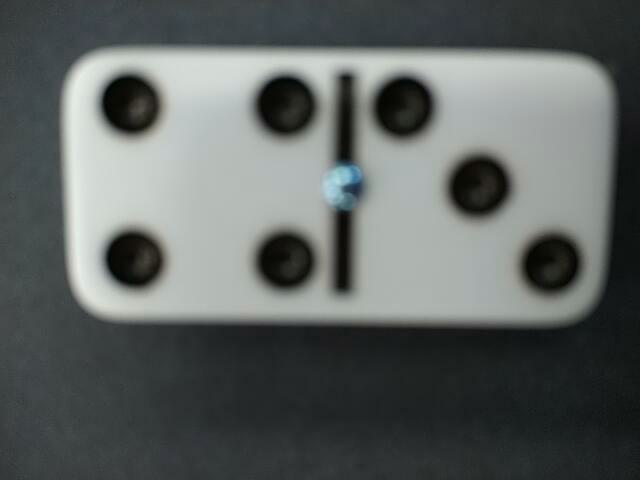
#> input picture Proyecto 1er Parcial/foto.jpg, 640 x 480 px
$ python Procesamiento.py
#> lines starting #> are read from the running program, lines starting #| are printed output that depends on the picture; after the words box and inside, x2 and y2 are one past the last pixel; in counts of white or black regions, pixels touching at a corner belong together
# -*- coding: utf-8 -*-
"""
Created on Thu Mar  9 21:07:22 2023

@author: ASUS
"""
#Funciones a usar
#------------------------------------------------
def corte(graf1,graf2):
    cortarC = []
    cortarF = []
    umbral = 0;
    for i in range(len(graf1)-1):
        if (graf1[i] == 0 and graf1[i+1] != 0 and graf1[i+1] > umbral) or (graf1[i + 1] == 0 and graf1[i] != 0 and graf1[i] > umbral):
            cortarC.append(i)
    for i in range(len(graf2)-1):
        if (graf2[i] == 0 and graf2[i+1] != 0) or (graf2[i + 1] == 0 and graf2[i] != 0):
            cortarF.append(i)
    return cortarC,cortarF

def Obj(corteC,corteF,ima):
    objetos = []
    umbral = 20
    for c in range(0,len(corteC),2):
        for f in range(0,len(corteF),2):
            if (corteF[f+1] - corteF[f] > umbral) and (corteC[c+1] - corteC[c] > umbral):
                objetos.append(ima[corteF[f]:corteF[f+1],corteC[c]:corteC[c+1]])
    return objetos

def divficha(ima):
    if ima.shape[0] > ima.shape[1]:
        corte = round(ima.shape[0]/2)
        ficha = [ima[:corte,:],ima[corte:,:]]
    else:
        corte = round(ima.shape[1]/2)
        ficha = [ima[:,:corte],ima[:,corte:]]
    return ficha

def filtro(ficha):
    filt1_1 = morphology.binary_dilation(ficha[0])
    filt1_2 = morphology.binary_dilation(ficha[1])
    filt1_1 = morphology.binary_erosion(filt1_1)
    filt1_2 = morphology.binary_erosion(filt1_2)
    io.imsave("filt1.jpg",filt1_1)
    io.imsave("filt2.jpg",filt1_2)
    return filt1_1,filt1_2

def circulos():
    img1 = cv.imread("filt1.jpg")
    img2 = cv.imread("filt2.jpg")
    img1 = cv.medianBlur(img1, 3)
    img2 = cv.medianBlur(img2, 3)
    img1 = cv.GaussianBlur(img1, (5, 5), 0)
    img2 = cv.GaussianBlur(img2, (5, 5), 0)
    gray_img1 = cv.cvtColor(img1, cv.COLOR_BGR2GRAY)
    gray_img2 = cv.cvtColor(img2, cv.COLOR_BGR2GRAY)
    circles1 = cv.HoughCircles(gray_img1, cv.HOUGH_GRADIENT, 0.000001, 10,param1=70, param2=30, minRadius=0, maxRadius=0)
    circles2 = cv.HoughCircles(gray_img2, cv.HOUGH_GRADIENT, 0.000001, 10,param1=70, param2=30, minRadius=0, maxRadius=0)
    if circles1 is None:
        circles1 = circles1
    else:
        circles1 = np.uint16(np.around(circles1))
    if circles2 is None:
        circles2 = circles2
    else:
        circles2 = np.uint16(np.around(circles2))
    return circles1,circles2,gray_img1,gray_img2

def Ratificar(circulos):
    if circulos is None:
        return circulos
    else:
        circs = circulos[0,:]
        for i in range(circs.shape[0]):
            if circs[i][2] >= 80 and circs[i][2]:
                np.delete(circs, i)
    return circs

def contar(c1,c2,fichas):
    if (c2 is None and c1 is None):
        fichas.append([0,0])
    elif c2 is None and len(c1) != 0:
        fichas.append([c1.shape[0],0])
    elif c1 is None and  len(c2) != 0:
        fichas.append([0,c2.shape[0]])
    else:
        fichas.append([c1.shape[0],c2.shape[0]])
    return fichas
#------------------------------------------------

#Procesamiento de toda nuestra imagen
#------------------------------------------------
import cv2 as cv
from skimage import io,color,morphology
import matplotlib.pyplot as plt
import numpy as np
#------------------------------------------------
plt.close("all")
fichas = io.imread("foto.jpg")
#> fichas is the input picture: shape (480, 640, 3); mean R, G, B 94.4, 99.5, 98
# plt.figure()
# plt.imshow(fichas)
fic_gris = color.rgb2gray(fichas)
plt.figure()
plt.imshow(fic_gris,cmap='gray')
#------------------------------------------------

fic_binario = (fic_gris > 0.34).astype(np.int16)
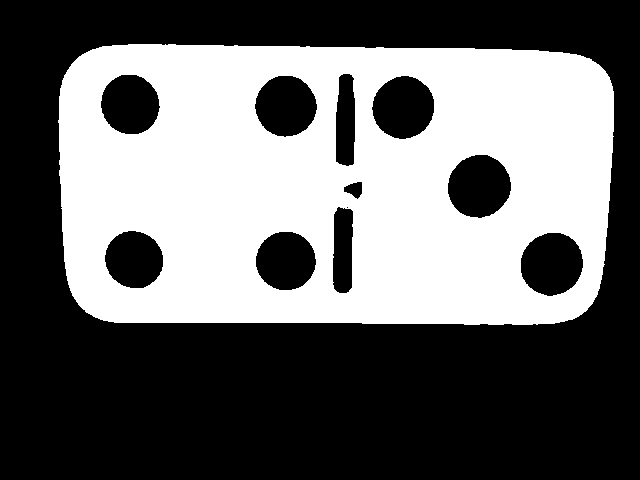
#> fic_binario: shape (480, 640) int16; values 0 (black) and 1 (white), 40.9% white; 1 white region, box (x1, y1, x2, y2) and area: (58, 44, 614, 325) 125610
plt.figure()
plt.imshow(fic_binario,cmap='gray')

# fs = filters.sobel(fic_binario)
# plt.figure()
# plt.imshow(fs,cmap='gray')

sumC = np.sum(fic_binario,axis=0)
#> sumC = 640 values, max 279 at index 165, min 0 at index 0, mean 196.3
plt.figure()
plt.plot(sumC)

sumF = np.sum(fic_binario,axis=1)
#> sumF = 480 values, max 541 at index 73, min 0 at index 0, mean 261.7
plt.figure(7)
plt.plot(sumF)


corteC,corteF = corte(sumC,sumF)
#> after the loop in corte, `for i in range(len(graf1)-1):`: cortarC = [57, 613]
#> after the loop in corte, `for i in range(len(graf2)-1):`: cortarF = [43, 324]
#> corteC = [57, 613]; corteF = [43, 324]
ficha_sep = Obj(corteC,corteF,fic_binario)
#> the loop in Obj, `for c in range(0,len(corteC),2):` made 1 pass
#> after the loop in Obj, `for c in range(0,len(corteC),2):`: objetos = 1 item
#> ficha_sep = 1 item
fichas= []
for i in ficha_sep:
    fic = divficha(i)
#> fic = 2 items
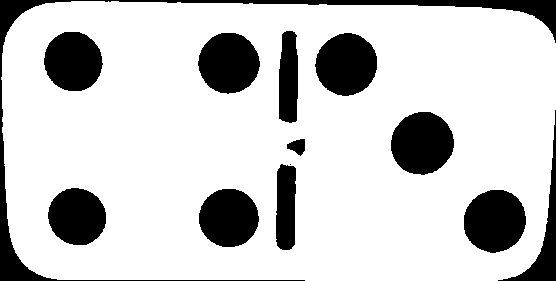
#> i: shape (281, 556) int16; values 0 (black) and 1 (white), 80.3% white; 13 black regions (1 under 20 px), largest, box (x1, y1, x2, y2) and area: (0, 0, 556, 281) 5648, (391, 112, 454, 175) 3076, (464, 190, 526, 253) 3062
    [filt1,filt2] = filtro(fic)
#> in filtro, `filt1_1 = morphology.binary_dilation(ficha[0])`: filt1_1: shape (281, 278) bool; 83.4% white; 12 black regions (4 under 20 px), largest, box (x1, y1, x2, y2) and area: (199, 34, 259, 93) 2732, (200, 190, 258, 246) 2577, (45, 33, 102, 90) 2560
#> in filtro, `filt1_2 = morphology.binary_dilation(ficha[1])`: filt1_2: shape (281, 278) bool; 81% white; 8 black regions, largest, box (x1, y1, x2, y2) and area: (114, 113, 175, 174) 2902, (187, 191, 247, 252) 2885, (38, 34, 98, 95) 2832
#> in filtro, `filt1_1 = morphology.binary_erosion(filt1_1)`:
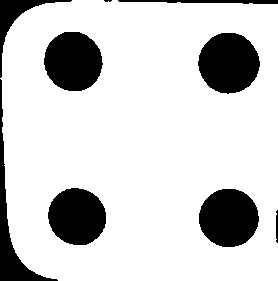
#> filt1_1: shape (281, 278) bool; 81.8% white; 9 black regions (1 under 20 px), largest, box (x1, y1, x2, y2) and area: (198, 33, 260, 94) 2902, (199, 189, 259, 247) 2741, (44, 32, 103, 91) 2725
#> in filtro, `filt1_2 = morphology.binary_erosion(filt1_2)`:
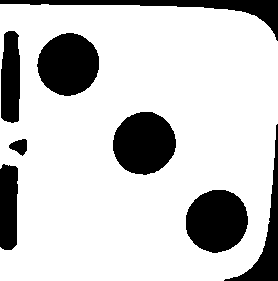
#> filt1_2: shape (281, 278) bool; 79.3% white; 8 black regions, largest, box (x1, y1, x2, y2) and area: (113, 112, 176, 175) 3076, (186, 190, 248, 253) 3061, (37, 33, 99, 96) 3005
    [c1,c2,img1,img2] = circulos()
#> in circulos, `img1 = cv.GaussianBlur(img1, (5, 5), 0)`:
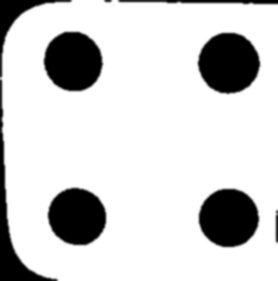
#> img1: shape (281, 278, 3); min 0, max 255, mean 208.7
#> in circulos, `img2 = cv.GaussianBlur(img2, (5, 5), 0)`:
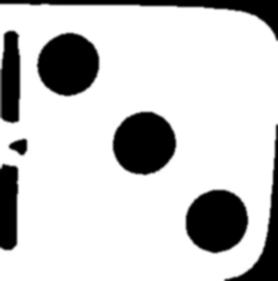
#> img2: shape (281, 278, 3); min 0, max 255, mean 202.2
#> in circulos, `circles1 = cv.HoughCircles(gray_img1, cv.HOUGH_GRADIENT, 0.000001, 10,..`: circles1 = [[73.5, 60.5, 29.5], [228.5, 61.5, 30.7], [78.5, 217.5, 27.3], [227.5, 216.5, 30.1]]
#> in circulos, `circles2 = cv.HoughCircles(gray_img2, cv.HOUGH_GRADIENT, 0.000001, 10,..`: circles2 = [[67.5, 63.5, 30.7], [143.5, 143.5, 31.4], [217.5, 219.5, 30.1]]
#> in circulos, `circles1 = np.uint16(np.around(circles1))`: circles1 = [[74, 60, 30], [228, 62, 31], [78, 218, 27], [228, 216, 30]]
#> in circulos, `circles2 = np.uint16(np.around(circles2))`: circles2 = [[68, 64, 31], [144, 144, 31], [218, 220, 30]]
#> c1 has the same summary as circles1 in circulos; c2 = [[68, 64, 31], [144, 144, 31], [218, 220, 30]]
    c1 = Ratificar(c1)
#> in Ratificar, `circs = circulos[0,:]`: circs has the same summary as circles1 in circulos
    c2 = Ratificar(c2)
    # [4 lines of commented-out code are left out]
    fichas = contar(c1,c2,fichas)
#> fichas = [[4, 3]]
#-----------------------------------------------
#> figure, not shown here; curve peaks at x = 165, y = 279
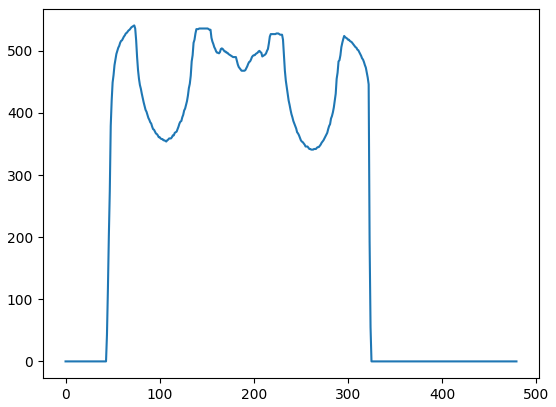
#> figure drawn by matplotlib, 1 panel; curve peaks at x = 73, y = 541

$ run again, with Proyecto 1er Parcial/domino1.jpg copied over Proyecto 1er Parcial/foto.jpg
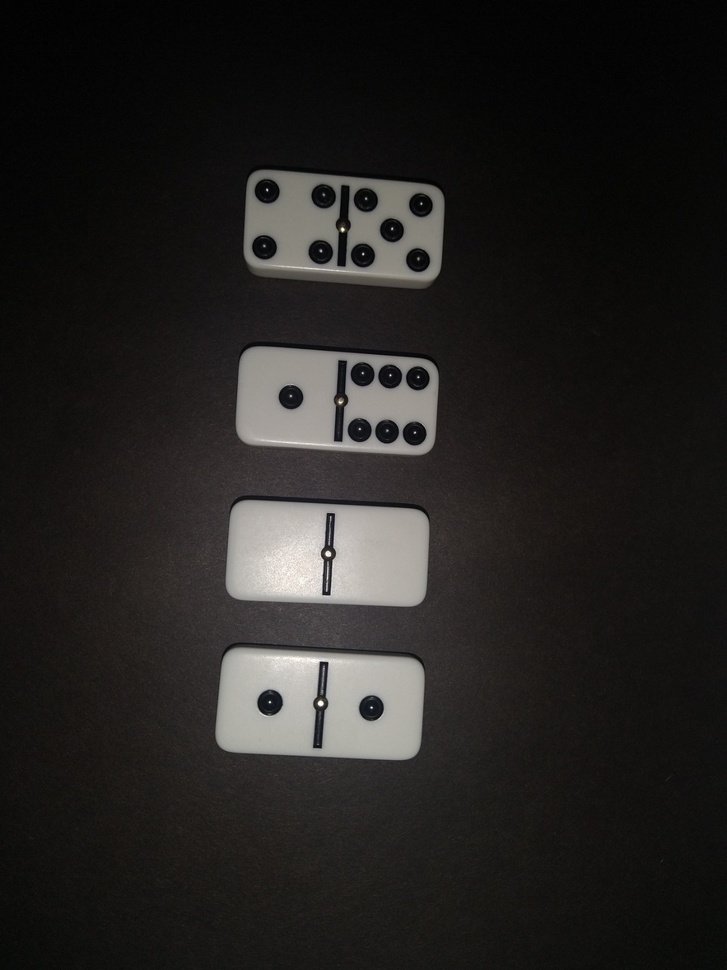
#> input picture Proyecto 1er Parcial/domino1.jpg, 727 x 970 px, shrunk from 1344 x 1792 before the run
#> fichas is the input picture: shape (970, 727, 3); mean R, G, B 35.9, 34.1, 32.4
#> `fic_binario = (fic_gris > 0.34).astype(np.int16)`:
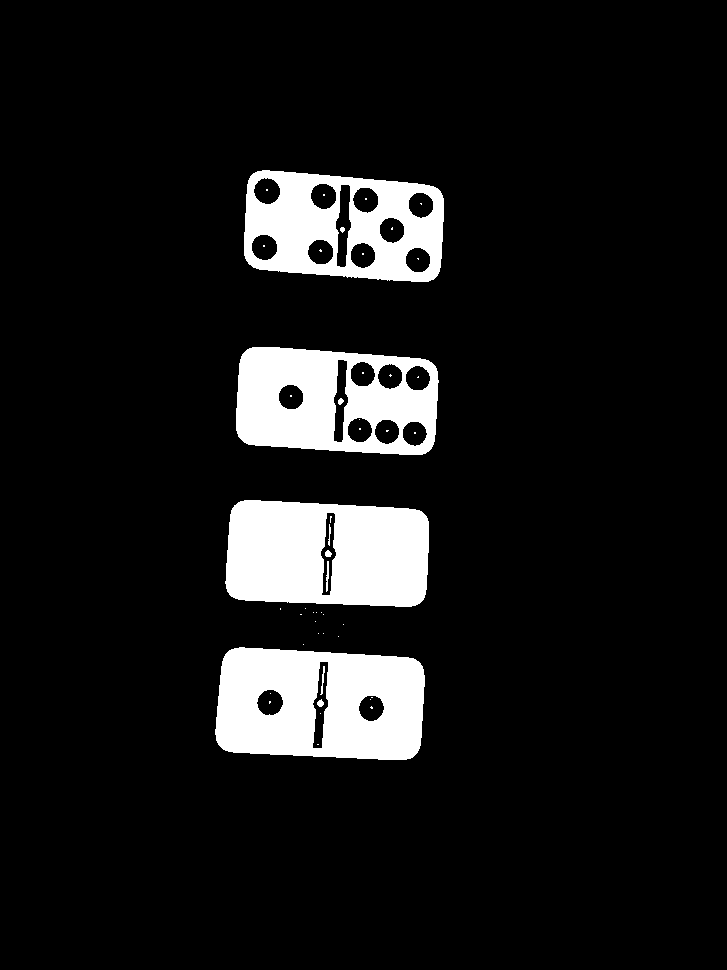
#> fic_binario: shape (970, 727) int16; values 0 (black) and 1 (white), 9.7% white; 49 white regions (38 under 20 px), largest, box (x1, y1, x2, y2) and area: (215, 647, 425, 760) 19407, (225, 500, 429, 607) 19037, (236, 347, 439, 455) 15475
#> sumC = 727 values, max 407 at index 303, min 0 at index 0, mean 94.29
#> sumF = 970 values, max 200 at index 686, min 0 at index 0, mean 70.67
#> after the loop in corte, `for i in range(len(graf1)-1):`: cortarC = [214, 443]
#> after the loop in corte, `for i in range(len(graf2)-1):`: cortarF = [169, 281, 346, 454, 499, 606, 607, 609, 611, 612, 613, 614, 620, 621, 623, 624, 632, 633, 635, 636, 643, 644, 646, 759]
#> corteC = [214, 443]; corteF has the same summary as cortarF in corte
#> the loop in Obj, `for c in range(0,len(corteC),2):` made 1 pass
#> after the loop in Obj, `for c in range(0,len(corteC),2):`: objetos = 4 items
#> fic = 2 items
#> i: shape (112, 229) int16; values 0 (black) and 1 (white), 55.6% white; 14 black regions (2 under 20 px), largest, box (x1, y1, x2, y2) and area: (0, 0, 229, 112) 6173, (122, 16, 137, 98) 795, (40, 9, 66, 35) 508
#> in circulos, `circles1 = cv.HoughCircles(gray_img1, cv.HOUGH_GRADIENT, 0.000001, 10,..`: circles1 = [[52.5, 21.5, 12.1], [50.5, 77.5, 12.1]]
#> in circulos, `circles2 = cv.HoughCircles(gray_img2, cv.HOUGH_GRADIENT, 0.000001, 10,..`: circles2 = [[92.5, 35.5, 12.4], [36.5, 30.5, 12.1], [33.5, 85.5, 12.1]]
#> in circulos, `circles1 = np.uint16(np.around(circles1))`: circles1 = [[52, 22, 12], [50, 78, 12]]
#> in circulos, `circles2 = np.uint16(np.around(circles2))`: circles2 = [[92, 36, 12], [36, 30, 12], [34, 86, 12]]
#> c1 = [[52, 22, 12], [50, 78, 12]]; c2 = [[92, 36, 12], [36, 30, 12], [34, 86, 12]]
#> circs = [[52, 22, 12], [50, 78, 12]]
#> fichas = [[2, 3]]
#> `#-----------------------------------------------`:
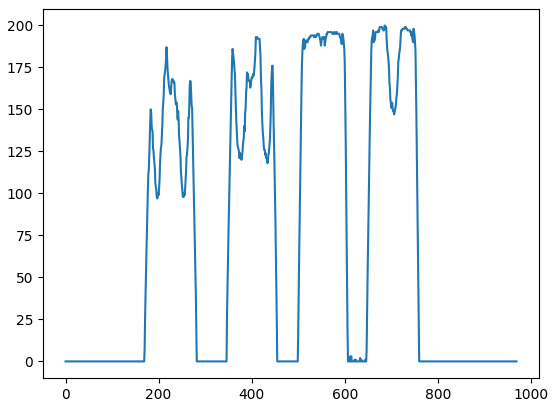
#> figure drawn by matplotlib, 1 panel; curve peaks at x = 686, y = 200
